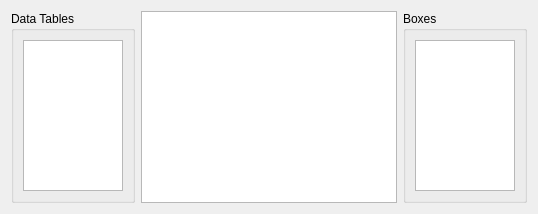
<?xml version="1.0" encoding="UTF-8"?>
<ui version="4.0">
 <author>Anton Rau</author>
 <class>TraffiCageRawDataWidget</class>
 <widget class="QWidget" name="TraffiCageRawDataWidget">
  <layout class="QHBoxLayout" name="horizontalLayout">
   <item>
    <widget class="QGroupBox" name="groupBoxTables">
     <property name="title">
      <string>Data Tables</string>
     </property>
     <layout class="QVBoxLayout" name="verticalLayout">
      <item>
       <widget class="QListWidget" name="listWidgetTables">
        <property name="sizeAdjustPolicy">
         <enum>QAbstractScrollArea::SizeAdjustPolicy::AdjustToContents</enum>
        </property>
       </widget>
      </item>
     </layout>
    </widget>
   </item>
   <item>
    <widget class="QTableView" name="tableView">
     <property name="sizePolicy">
      <sizepolicy hsizetype="Expanding" vsizetype="Expanding">
       <horstretch>1</horstretch>
       <verstretch>0</verstretch>
      </sizepolicy>
     </property>
     <property name="selectionMode">
      <enum>QAbstractItemView::SelectionMode::SingleSelection</enum>
     </property>
     <property name="selectionBehavior">
      <enum>QAbstractItemView::SelectionBehavior::SelectRows</enum>
     </property>
     <attribute name="verticalHeaderMinimumSectionSize">
      <number>20</number>
     </attribute>
     <attribute name="verticalHeaderDefaultSectionSize">
      <number>20</number>
     </attribute>
    </widget>
   </item>
   <item>
    <widget class="QGroupBox" name="groupBoxBoxes">
     <property name="title">
      <string>Boxes</string>
     </property>
     <layout class="QVBoxLayout" name="verticalLayout_2">
      <item>
       <widget class="QListWidget" name="listWidgetBoxes">
        <property name="sizeAdjustPolicy">
         <enum>QAbstractScrollArea::SizeAdjustPolicy::AdjustToContents</enum>
        </property>
        <property name="selectionMode">
         <enum>QAbstractItemView::SelectionMode::MultiSelection</enum>
        </property>
       </widget>
      </item>
     </layout>
    </widget>
   </item>
  </layout>
 </widget>
 <resources>
  <include location="../../../../../resources/resources.qrc"/>
 </resources>
 <connections/>
</ui>
